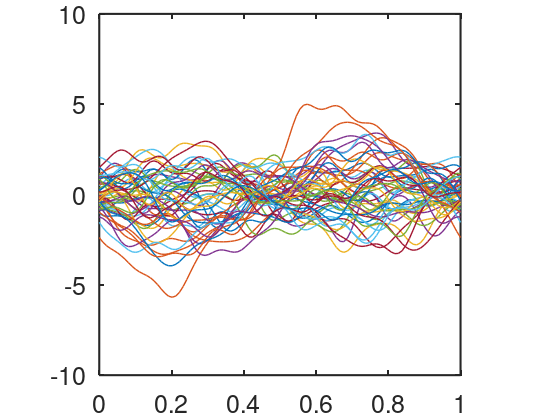
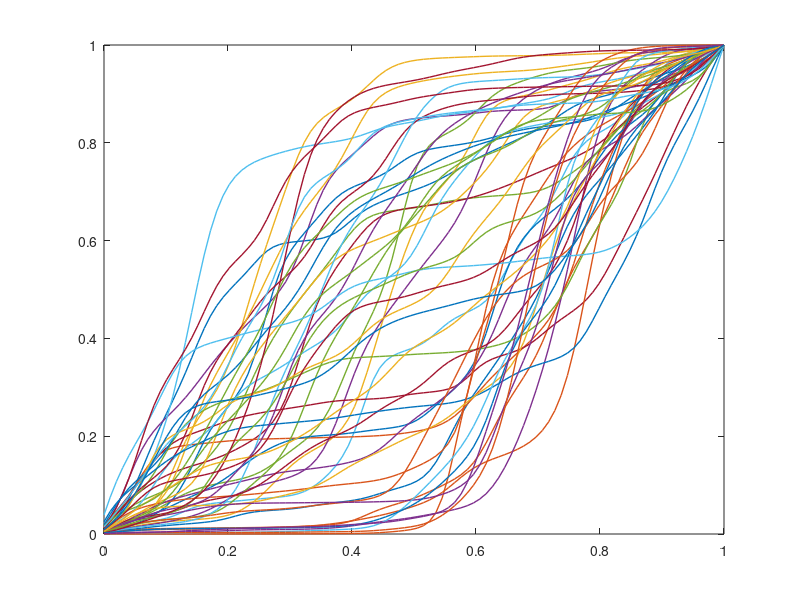

These figures' MATLAB source, in order: (Note: this script raises an error after producing the figures.)
% Generate the time warping functions without prior information using
% Algorithm 1
%%%%%%%%%%%%%%%%%%%%%%%%%%%%%%%%%%%%%%%%%%%%%%%%%%%%%%%%%%%%%%%%%%%%%%%%%%%%%%%%%%%%%%%%%%%%%%%%%%%%%%%%%%%
%%% Step 1: Create Fourier basis
%%%%%%%%%%%%%%%%%%%%%%%%%%%%%%%%%%%%%%%%%%%%%%%%%%%%%%%%%%%%%%%%%%%%%%%%%%%%%%%%%%%%%%%%%%%%%%%%%%%%%%%%%%%
clear; close all;
%addpath('supplement\');
rng(20230410); % change the seed
d = 100;
t = linspace(0,1,d);
n = 50;
for k =1:d
f1(2*k-1,:) = sqrt(2)*sin(2*k*pi*t) ;
f1(2*k,:) = sqrt(2)*cos(2*k*pi*t);
end

% %%%%%%%%%%%%%%%%%%%%%%%%%%%%%%%%%%%%%%%%%%%%%%%%%%%%%%%%%%%%%%%%%%%%%%%%%%%%%%%%%%%%%%%%%%%%%%%%%%%%%%%%%%%
% %%% Step 2: Generate the stochastic process
% %%%%%%%%%%%%%%%%%%%%%%%%%%%%%%%%%%%%%%%%%%%%%%%%%%%%%%%%%%%%%%%%%%%%%%%%%%%%%%%%%%%%%%%%%%%%%%%%%%%%%%%%%%%
x_gen = zeros(n,d);
dn = 20; % the number of basis function we used
% 1). Gaussian process
for k =1: dn
temp = normrnd(0,1/(1*k),[n,1]).*f1(k,:);
x_gen = x_gen +temp;
end
%%%%%%%%%%%%%%%%%%%%%%%%%%%%%%%%%%%%%%%%%%%%%%%%%%%%%%%%%%%%%%%%%%%%%%%%%%%%%%%%%%%%%%%%%%%%%%%%%%%%%%%%%%%
%%% Step 3: Plot the simulated time warping functions
%%%%%%%%%%%%%%%%%%%%%%%%%%%%%%%%%%%%%%%%%%%%%%%%%%%%%%%%%%%%%%%%%%%%%%%%%%%%%%%%%%%%%%%%%%%%%%%%%%%%%%%%%%%
lsize = 16; % Label fontsize
nsize = 18; % Axis fontsize
figure (1);clf;
plot(t, x_gen,'linewidth', 1); % plot the stochastic process in H(0, 1)
xticks([0 0.2 0.4 0.6 0.8 1]);
ylim([-10,10]);
% title('Given data in H(0,1)');
% xlim([0,1]);
pbaspect([1 1 1]);
set(gca, 'Fontsize', nsize,'linewidth', 1.5)
set(gcf,'paperpositionmode','auto');
set(gcf,'windowstyle','normal');
set(gca,'LooseInset',max(get(gca,'TightInset'), 0.02))
set(gca,'fontweight','normal')
opts.Colors = get(groot,'defaultAxesColorOrder');
opts.saveFolder = 'img/';
opts.width = 12;
opts.height = 10;
opts.fontType = 'Times';
% apply the inverse-clr transfromation to get warping function
temp = exp(x_gen)./(trapz(t,exp(x_gen),2));
gam_gen= cumsum(temp,2)./sum(temp,2);
figure (2);clf;
h = plot(t, gam_gen,'linewidth', 1);% plot the simulated warping function
for i=1:numel(h)
    c = get(h(i), 'Color');
    set(h(i), 'Color', [c 0.8]);
end
axis equal;
ylim([0,1]);
xlim([0,1]);
xticks([0 0.2 0.4 0.6 0.8 1]);
% title('Given data in \Gamma_1');
set(gca, 'Fontsize', nsize,'linewidth', 1.5)
set(gcf,'paperpositionmode','auto');
set(gcf,'windowstyle','normal');
set(gca,'LooseInset',max(get(gca,'TightInset'), 0.02))
set(gca,'fontweight','normal')
opts.Colors = get(groot,'defaultAxesColorOrder');
opts.saveFolder = 'img/';
opts.width = 12;
opts.height = 10;
opts.fontType = 'Times';
%% model observation in the CLR framework
% estimate mean and covariance from the given sample (we can direclty use
% functions in H(0,1), which is one-to-one to functions in \Gamma_1) 
mu = mean(x_gen);
Sigma = cov(x_gen);
figure(3);
imagesc(Sigma);
title('Cov in H(0,1)')
set(gca, 'Fontsize', 20);
% resampling using the estimated covariance
x_clr = mvnrnd(mu, Sigma, n);
figure (4);clf;
plot(t, x_clr,'linewidth', 1); % plot the stochastic process in H(0, 1)
xticks([0 0.2 0.4 0.6 0.8 1]);
ylim([-10,10]);
% xlim([0,1]);
title('Resample in H(0,1)');
pbaspect([1 1 1]);
set(gca, 'Fontsize', nsize,'linewidth', 1.5)
set(gcf,'paperpositionmode','auto');
set(gcf,'windowstyle','normal');
set(gca,'LooseInset',max(get(gca,'TightInset'), 0.02))
set(gca,'fontweight','normal')
opts.Colors = get(groot,'defaultAxesColorOrder');
opts.saveFolder = 'img/';
opts.width = 12;
opts.height = 10;
opts.fontType = 'Times';
% apply the inverse-clr transfromation to get warping function
gam_clr = exp(x_clr)./(trapz(t,exp(x_clr),2));
gam_clr= cumsum(gam_clr,2)./sum(gam_clr,2);
figure (5);clf;
h = plot(t, gam_clr,'linewidth', 1);% plot the simulated warping function
for i=1:numel(h)
    c = get(h(i), 'Color');
    set(h(i), 'Color', [c 0.8]);
end
axis equal;
ylim([0,1]);
xlim([0,1]);
xticks([0 0.2 0.4 0.6 0.8 1]);
% title('Resample in \Gamma_1 via CLR');
set(gca, 'Fontsize', nsize,'linewidth', 1.5)
set(gcf,'paperpositionmode','auto');
set(gcf,'windowstyle','normal');
set(gca,'LooseInset',max(get(gca,'TightInset'), 0.02))
set(gca,'fontweight','normal')
opts.Colors = get(groot,'defaultAxesColorOrder');
opts.saveFolder = 'img/';
opts.width = 12;
opts.height = 10;
opts.fontType = 'Times';


%% model observation in the SRVF framework
% compute the SRVF
x_srvf = sqrt(gradient(gam_gen));
x_srvf = x_srvf./sqrt(trapz(t, x_srvf.^2, 2));
% Inv-Exp map to the tangent space at gamma_id
mu_srvf = ones(1,d);
for i=1:n
len = acos(trapz(t, mu_srvf.*x_srvf(i,:)));
vec(i,:) = (len/sin(len))*(x_srvf(i,:) - cos(len)*mu_srvf);
end
% estimate mean and covariance 
mu_tg = mean(vec);
Sigma_tg = cov(vec);
figure(8);
imagesc(Sigma_tg); 
title('Cov in SRVF tangent')
set(gca, 'Fontsize', 20);
% resampling using the estimated covariance
vec_tg = mvnrnd(mu_tg, Sigma_tg, n);
% Exp map to the sphere and warping 
for i = 1:n
lenm(i) = sqrt(trapz(t, vec_tg(i,:).^2)); 
vec_exp(i,:) = cos(lenm(i))*mu_srvf + (sin(lenm(i))/lenm(i))*vec_tg(i,:);
end
gam_srvf = cumsum(vec_exp.^2,2)./sum(vec_exp.^2,2);
figure (9);clf;
plot(t, gam_srvf,'color',[0.8,0.8,0.8],'linewidth', 1);% plot the simulated warping function
hold on;
% plot(t, gam_srvf([12 168 130 172 175],:),'k','linewidth', 1.5);% plot the simulated warping function
axis equal;
ylim([0,1]);
xlim([0,1]);
xticks([0 0.2 0.4 0.6 0.8 1]);
title('Resample in \Gamma_1 via SRVF');
set(gca, 'Fontsize', nsize,'linewidth', 1.5)
set(gcf,'paperpositionmode','auto');
set(gcf,'windowstyle','normal');
set(gca,'LooseInset',max(get(gca,'TightInset'), 0.02))
set(gca,'fontweight','normal')
opts.Colors = get(groot,'defaultAxesColorOrder');
opts.saveFolder = 'img/';
opts.width = 12;
opts.height = 10;
opts.fontType = 'Times';

cnt1 = 1;
cnt2 = 1;
for i = 1:n
    if all(vec_exp(i,:)>0)
        gam_srvf1(cnt1,:) = cumsum(vec_exp(i,:).*abs(vec_exp(i,:)),2)./sum(vec_exp(i,:).*abs(vec_exp(i,:)),2);
        gam_srvf1(cnt1,:) = (gam_srvf1(cnt1,:)-min(gam_srvf1(cnt1,:)))/(max(gam_srvf1(cnt1,:))-min(gam_srvf1(cnt1,:))); 
        cnt1 = cnt1 + 1;
    else
        gam_srvf2(cnt2,:) = cumsum(vec_exp(i,:).*abs(vec_exp(i,:)),2)./sum(vec_exp(i,:).*abs(vec_exp(i,:)),2);
        gam_srvf2(cnt2,:) = (gam_srvf2(cnt2,:)-min(gam_srvf2(cnt2,:)))/(max(gam_srvf2(cnt2,:))-min(gam_srvf2(cnt2,:)));
        cnt2 = cnt2 + 1;
    end
end
figure (10);clf;
% plot(t, gam_srvf2,'color',[1 0 1 0.3],'linewidth', 3);% plot the simulated warping function
h = plot(t, gam_srvf1,'linewidth', 1);% plot the simulated warping function
for i=1:numel(h)
    c = get(h(i), 'Color');
    set(h(i), 'Color', [c 0.8]);
end
hold on;
% plot(t, gam_srvf1([34 104 124 151],:),'k','linewidth', 1.8);% plot the simulated warping function
plot(t, gam_srvf2,'color',[1 0 0 0.8],'linewidth', 2.5);% plot the simulated warping function
axis equal;
ylim([0,1]);
xlim([0,1]);
xticks([0 0.2 0.4 0.6 0.8 1]);
% title('Resampled warping via SRVF');
set(gca, 'Fontsize', nsize,'linewidth', 1.5)
set(gcf,'paperpositionmode','auto');
set(gcf,'windowstyle','normal');
set(gca,'LooseInset',max(get(gca,'TightInset'), 0.02))
set(gca,'fontweight','normal')
opts.Colors = get(groot,'defaultAxesColorOrder');
opts.saveFolder = 'img/';
opts.width = 12;
opts.height = 10;
opts.fontType = 'Times';